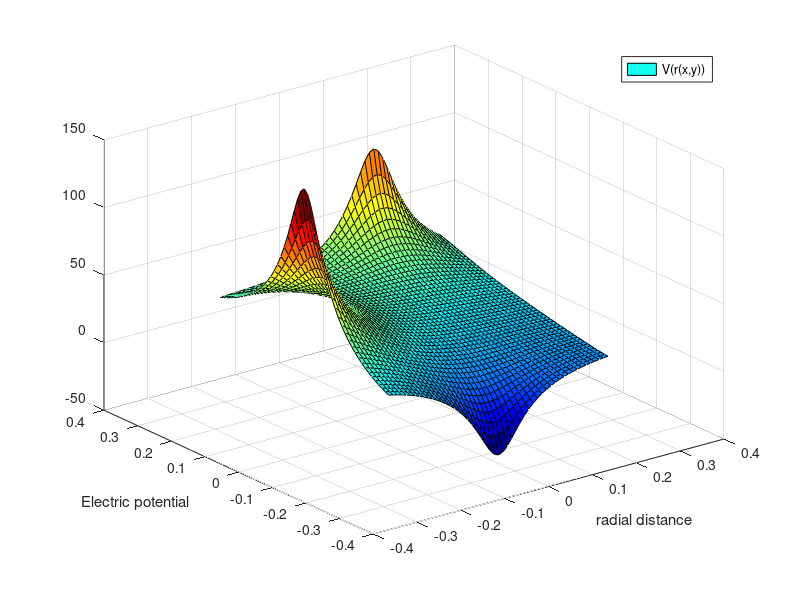

Reproduce this figure in MATLAB.
%Electric potential
pi = 3.14;
Eo = 8.854*10^(-12);
k = 1/(4*pi*Eo); %coefficient of the electric potential
q1 = 6*10^(-10);
q2 = 8*10^(-10);
q3 = -4*10^(-10);

d = -.25:.01:.25; %change the sample size to see a wider field
%y = -.25:.05:.25
[x,y] = meshgrid(d);

%radial distances
r1 = sqrt((.1-x).^2 + (.3-y).^2);
r2 = sqrt((-.3-x).^2 + (-y).^2);
r3 = sqrt((-x).^2 + (-.3-y).^2);
%expression of electric potential
V = k.*((q1./r1) + (q2./r2) + (q3./r3));
%V2 = k*((q1./r1) + (q2./r2) + (q3./r3))

%plot of electric potential
%plot(V);
surf(x,y,V);
xlabel('radial distance'), ylabel('Electric potential'), legend('V(r(x,y))');
colormap(jet) %to set the color of the graph red-blue
%axis([-.25 .25 -.25 .25]);


